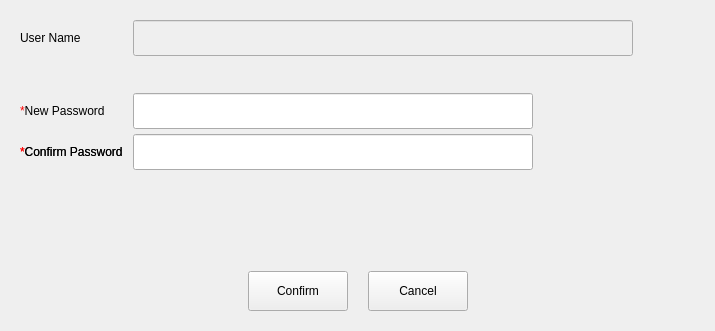
<?xml version="1.0" encoding="UTF-8"?>
<ui version="4.0">
 <class>UserUpdateDialog</class>
 <widget class="QWidget" name="UserUpdateDialog">
  <property name="geometry">
   <rect>
    <x>0</x>
    <y>0</y>
    <width>715</width>
    <height>331</height>
   </rect>
  </property>
  <property name="windowTitle">
   <string>Form</string>
  </property>
  <layout class="QVBoxLayout" name="verticalLayout">
   <property name="spacing">
    <number>10</number>
   </property>
   <property name="leftMargin">
    <number>20</number>
   </property>
   <property name="topMargin">
    <number>20</number>
   </property>
   <property name="rightMargin">
    <number>20</number>
   </property>
   <property name="bottomMargin">
    <number>20</number>
   </property>
   <item>
    <widget class="QStackedWidget" name="stackedWidget">
     <property name="currentIndex">
      <number>1</number>
     </property>
     <widget class="QWidget" name="page_create">
      <layout class="QVBoxLayout" name="verticalLayout_2">
       <property name="spacing">
        <number>0</number>
       </property>
       <property name="leftMargin">
        <number>0</number>
       </property>
       <property name="topMargin">
        <number>0</number>
       </property>
       <property name="rightMargin">
        <number>0</number>
       </property>
       <property name="bottomMargin">
        <number>0</number>
       </property>
       <item>
        <layout class="QGridLayout" name="gridLayout">
         <property name="horizontalSpacing">
          <number>10</number>
         </property>
         <property name="verticalSpacing">
          <number>5</number>
         </property>
         <item row="5" column="3">
          <spacer name="horizontalSpacer_9">
           <property name="orientation">
            <enum>Qt::Horizontal</enum>
           </property>
           <property name="sizeHint" stdset="0">
            <size>
             <width>40</width>
             <height>20</height>
            </size>
           </property>
          </spacer>
         </item>
         <item row="2" column="3">
          <spacer name="horizontalSpacer_6">
           <property name="orientation">
            <enum>Qt::Horizontal</enum>
           </property>
           <property name="sizeHint" stdset="0">
            <size>
             <width>40</width>
             <height>20</height>
            </size>
           </property>
          </spacer>
         </item>
         <item row="0" column="0">
          <widget class="QLabel" name="label_5">
           <property name="text">
            <string>&lt;font color=red&gt;*&lt;/font&gt;User Name</string>
           </property>
          </widget>
         </item>
         <item row="2" column="2">
          <widget class="QToolButton" name="btn_tip_pw">
           <property name="minimumSize">
            <size>
             <width>16</width>
             <height>16</height>
            </size>
           </property>
           <property name="maximumSize">
            <size>
             <width>16</width>
             <height>16</height>
            </size>
           </property>
           <property name="focusPolicy">
            <enum>Qt::NoFocus</enum>
           </property>
           <property name="text">
            <string/>
           </property>
          </widget>
         </item>
         <item row="0" column="2">
          <widget class="QToolButton" name="btn_tip_name">
           <property name="minimumSize">
            <size>
             <width>16</width>
             <height>16</height>
            </size>
           </property>
           <property name="maximumSize">
            <size>
             <width>16</width>
             <height>16</height>
            </size>
           </property>
           <property name="focusPolicy">
            <enum>Qt::NoFocus</enum>
           </property>
           <property name="text">
            <string/>
           </property>
          </widget>
         </item>
         <item row="3" column="1">
          <widget class="QLabel" name="tip_pw">
           <property name="text">
            <string/>
           </property>
          </widget>
         </item>
         <item row="2" column="1">
          <widget class="QLineEdit" name="lineEdit_pw">
           <property name="minimumSize">
            <size>
             <width>500</width>
             <height>36</height>
            </size>
           </property>
           <property name="maximumSize">
            <size>
             <width>500</width>
             <height>36</height>
            </size>
           </property>
          </widget>
         </item>
         <item row="0" column="3">
          <spacer name="horizontalSpacer_7">
           <property name="orientation">
            <enum>Qt::Horizontal</enum>
           </property>
           <property name="sizeHint" stdset="0">
            <size>
             <width>40</width>
             <height>20</height>
            </size>
           </property>
          </spacer>
         </item>
         <item row="4" column="0">
          <widget class="QLabel" name="label_4">
           <property name="text">
            <string>&lt;font color=red&gt;*&lt;/font&gt;Confirm Password</string>
           </property>
          </widget>
         </item>
         <item row="4" column="1">
          <widget class="QLineEdit" name="lineEdit_confirm_pw">
           <property name="minimumSize">
            <size>
             <width>500</width>
             <height>36</height>
            </size>
           </property>
           <property name="maximumSize">
            <size>
             <width>500</width>
             <height>36</height>
            </size>
           </property>
          </widget>
         </item>
         <item row="2" column="0">
          <widget class="QLabel" name="label_6">
           <property name="text">
            <string>&lt;font color=red&gt;*&lt;/font&gt;Login Password</string>
           </property>
          </widget>
         </item>
         <item row="4" column="3">
          <spacer name="horizontalSpacer_8">
           <property name="orientation">
            <enum>Qt::Horizontal</enum>
           </property>
           <property name="sizeHint" stdset="0">
            <size>
             <width>40</width>
             <height>20</height>
            </size>
           </property>
          </spacer>
         </item>
         <item row="0" column="1">
          <widget class="QLineEdit" name="lineEdit_name">
           <property name="minimumSize">
            <size>
             <width>500</width>
             <height>36</height>
            </size>
           </property>
           <property name="maximumSize">
            <size>
             <width>500</width>
             <height>36</height>
            </size>
           </property>
          </widget>
         </item>
         <item row="5" column="1">
          <widget class="QLabel" name="tip_confirm_pw">
           <property name="text">
            <string/>
           </property>
          </widget>
         </item>
         <item row="1" column="1">
          <widget class="QLabel" name="tip_name">
           <property name="text">
            <string/>
           </property>
          </widget>
         </item>
        </layout>
       </item>
      </layout>
     </widget>
     <widget class="QWidget" name="page_edit">
      <layout class="QVBoxLayout" name="verticalLayout_3">
       <property name="spacing">
        <number>0</number>
       </property>
       <property name="leftMargin">
        <number>0</number>
       </property>
       <property name="topMargin">
        <number>0</number>
       </property>
       <property name="rightMargin">
        <number>0</number>
       </property>
       <property name="bottomMargin">
        <number>0</number>
       </property>
       <item>
        <layout class="QGridLayout" name="gridLayout_2">
         <property name="horizontalSpacing">
          <number>10</number>
         </property>
         <property name="verticalSpacing">
          <number>5</number>
         </property>
         <item row="4" column="4">
          <spacer name="horizontalSpacer_3">
           <property name="orientation">
            <enum>Qt::Horizontal</enum>
           </property>
           <property name="sizeHint" stdset="0">
            <size>
             <width>40</width>
             <height>20</height>
            </size>
           </property>
          </spacer>
         </item>
         <item row="0" column="0">
          <widget class="QLabel" name="label_2">
           <property name="text">
            <string>User Name</string>
           </property>
          </widget>
         </item>
         <item row="5" column="1">
          <widget class="QLabel" name="tip_confirm_new_pw">
           <property name="enabled">
            <bool>false</bool>
           </property>
           <property name="text">
            <string/>
           </property>
          </widget>
         </item>
         <item row="4" column="0">
          <widget class="QLabel" name="label">
           <property name="text">
            <string>&lt;font color=red&gt;*&lt;/font&gt;Confirm Password</string>
           </property>
          </widget>
         </item>
         <item row="5" column="4">
          <spacer name="horizontalSpacer_4">
           <property name="orientation">
            <enum>Qt::Horizontal</enum>
           </property>
           <property name="sizeHint" stdset="0">
            <size>
             <width>40</width>
             <height>20</height>
            </size>
           </property>
          </spacer>
         </item>
         <item row="1" column="1">
          <widget class="QLabel" name="label_8">
           <property name="text">
            <string/>
           </property>
          </widget>
         </item>
         <item row="2" column="0">
          <widget class="QLabel" name="label_3">
           <property name="text">
            <string>&lt;font color=red&gt;*&lt;/font&gt;New Password</string>
           </property>
          </widget>
         </item>
         <item row="0" column="4">
          <spacer name="horizontalSpacer_5">
           <property name="orientation">
            <enum>Qt::Horizontal</enum>
           </property>
           <property name="sizeHint" stdset="0">
            <size>
             <width>40</width>
             <height>20</height>
            </size>
           </property>
          </spacer>
         </item>
         <item row="0" column="1">
          <widget class="QLineEdit" name="lineEdit_new_name">
           <property name="enabled">
            <bool>false</bool>
           </property>
           <property name="minimumSize">
            <size>
             <width>500</width>
             <height>36</height>
            </size>
           </property>
           <property name="maximumSize">
            <size>
             <width>500</width>
             <height>36</height>
            </size>
           </property>
           <property name="focusPolicy">
            <enum>Qt::NoFocus</enum>
           </property>
          </widget>
         </item>
         <item row="2" column="4">
          <spacer name="horizontalSpacer_2">
           <property name="orientation">
            <enum>Qt::Horizontal</enum>
           </property>
           <property name="sizeHint" stdset="0">
            <size>
             <width>40</width>
             <height>20</height>
            </size>
           </property>
          </spacer>
         </item>
         <item row="2" column="1">
          <widget class="QLineEdit" name="lineEdit_new_pw">
           <property name="minimumSize">
            <size>
             <width>400</width>
             <height>36</height>
            </size>
           </property>
           <property name="maximumSize">
            <size>
             <width>400</width>
             <height>36</height>
            </size>
           </property>
           <property name="focusPolicy">
            <enum>Qt::StrongFocus</enum>
           </property>
          </widget>
         </item>
         <item row="5" column="1">
          <widget class="QLabel" name="tip_confirm_new_pw">
           <property name="enabled">
            <bool>false</bool>
           </property>
           <property name="text">
            <string/>
           </property>
          </widget>
         </item>
         <item row="4" column="3">
          <spacer name="horizontalSpacer_3">
           <property name="orientation">
            <enum>Qt::Horizontal</enum>
           </property>
           <property name="sizeHint" stdset="0">
            <size>
             <width>40</width>
             <height>20</height>
            </size>
           </property>
          </spacer>
         </item>
         <item row="4" column="0">
          <widget class="QLabel" name="label">
           <property name="text">
            <string>&lt;font color=red&gt;*&lt;/font&gt;Confirm Password</string>
           </property>
          </widget>
         </item>
         <item row="4" column="1">
          <widget class="QLineEdit" name="lineEdit_confirm_new_pw">
           <property name="minimumSize">
            <size>
             <width>400</width>
             <height>36</height>
            </size>
           </property>
           <property name="maximumSize">
            <size>
             <width>400</width>
             <height>36</height>
            </size>
           </property>
           <property name="focusPolicy">
            <enum>Qt::StrongFocus</enum>
           </property>
          </widget>
         </item>
         <item row="1" column="1">
          <widget class="QLabel" name="label_8">
           <property name="text">
            <string/>
           </property>
          </widget>
         </item>
        </layout>
       </item>
      </layout>
     </widget>
    </widget>
   </item>
   <item>
    <spacer name="verticalSpacer">
     <property name="orientation">
      <enum>Qt::Vertical</enum>
     </property>
     <property name="sizeHint" stdset="0">
      <size>
       <width>20</width>
       <height>40</height>
      </size>
     </property>
    </spacer>
   </item>
   <item>
    <layout class="QHBoxLayout" name="horizontalLayout">
     <property name="spacing">
      <number>20</number>
     </property>
     <item>
      <spacer name="horizontalSpacer">
       <property name="orientation">
        <enum>Qt::Horizontal</enum>
       </property>
       <property name="sizeHint" stdset="0">
        <size>
         <width>40</width>
         <height>20</height>
        </size>
       </property>
      </spacer>
     </item>
     <item>
      <widget class="QPushButton" name="btn_confirm">
       <property name="minimumSize">
        <size>
         <width>100</width>
         <height>40</height>
        </size>
       </property>
       <property name="maximumSize">
        <size>
         <width>100</width>
         <height>40</height>
        </size>
       </property>
       <property name="text">
        <string>Confirm</string>
       </property>
      </widget>
     </item>
     <item>
      <widget class="QPushButton" name="btn_cancel">
       <property name="minimumSize">
        <size>
         <width>100</width>
         <height>40</height>
        </size>
       </property>
       <property name="maximumSize">
        <size>
         <width>100</width>
         <height>40</height>
        </size>
       </property>
       <property name="text">
        <string>Cancel</string>
       </property>
      </widget>
     </item>
     <item>
      <spacer name="horizontalSpacer_10">
       <property name="orientation">
        <enum>Qt::Horizontal</enum>
       </property>
       <property name="sizeHint" stdset="0">
        <size>
         <width>40</width>
         <height>20</height>
        </size>
       </property>
      </spacer>
     </item>
    </layout>
   </item>
  </layout>
 </widget>
 <tabstops>
  <tabstop>lineEdit_name</tabstop>
  <tabstop>lineEdit_pw</tabstop>
  <tabstop>lineEdit_confirm_pw</tabstop>
  <tabstop>lineEdit_new_pw</tabstop>
  <tabstop>lineEdit_confirm_new_pw</tabstop>
  <tabstop>btn_cancel</tabstop>
  <tabstop>btn_confirm</tabstop>
 </tabstops>
 <resources/>
 <connections/>
</ui>
